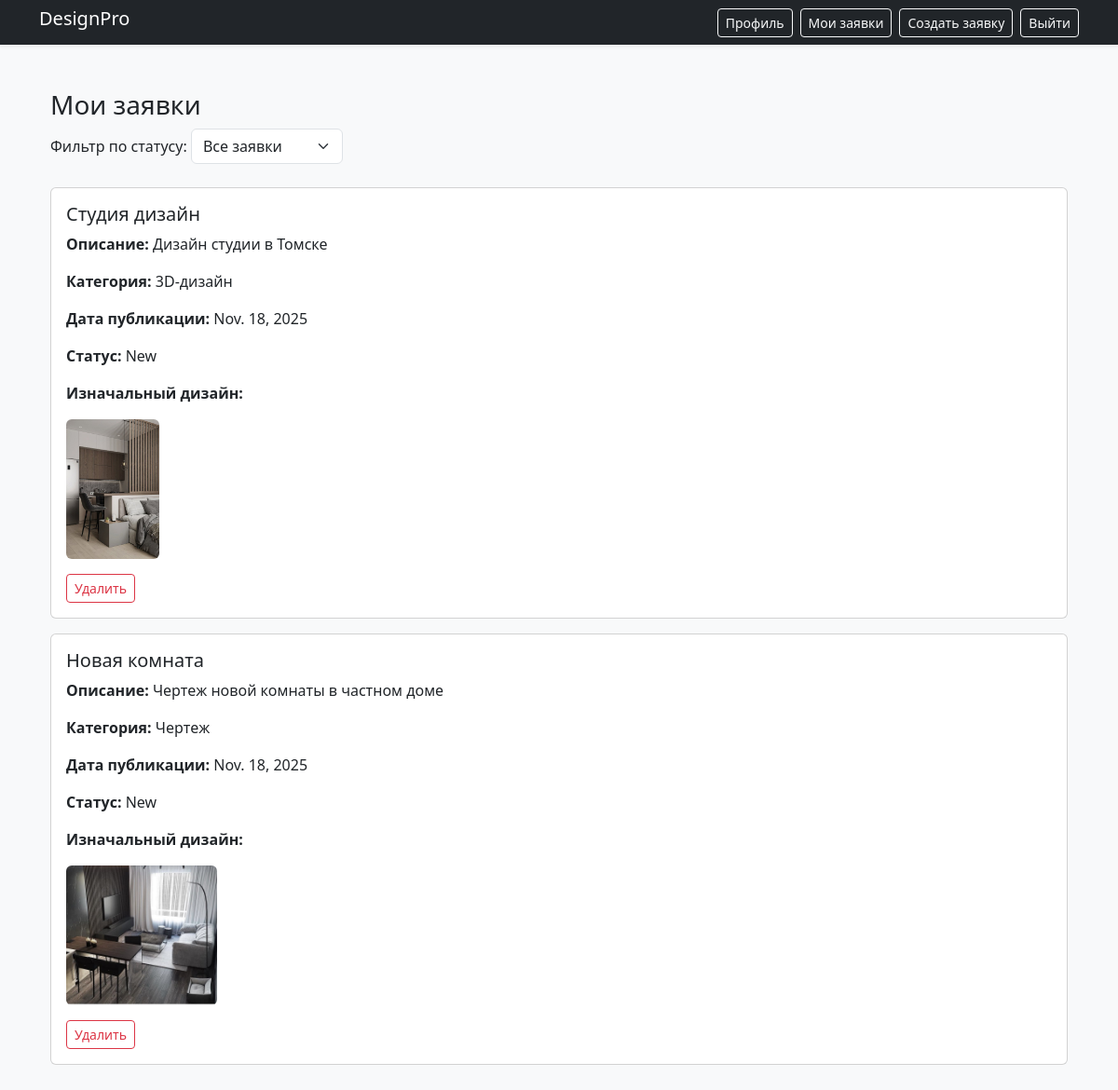
Page /catalog/request/ (signed in) on the committed database.
### catalog/models.py (models this page shows, shortened)
class Request(models.Model):
    title = models.CharField(max_length=200)
    description = models.CharField(max_length=1000)
    category = models.ForeignKey(Category, on_delete=models.CASCADE)
    status = models.ForeignKey(Status, on_delete=models.CASCADE)
    image = models.ImageField(upload_to='designs/', blank=False, null=False, verbose_name='Изначальный дизайн')
    completed_image = models.ImageField(upload_to='completed/', blank=True, null=True, verbose_name='Выполненный дизайн')
    user = models.ForeignKey(AdvUser, on_delete=models.CASCADE)
    pub_date = models.DateField('date published', default=timezone.now)
    worker_comment = models.CharField(max_length=200, null=True, blank=True, verbose_name="Комментарий дизайнеров")

class Category(models.Model):
    name = models.CharField(max_length=200)
    def __str__(self):
        return self.name

class Status(models.Model):
    name = models.CharField(max_length=200)
    def __str__(self):
        return self.name

### catalog/views.py (the view)
# urls.py: path('request/', views.user_requests_view, name='user_requests'),
@login_required
def user_requests_view(request):
    request_user_list = Request.objects.filter(user=request.user)
    status_filter = request.GET.get('status', 'all')
    if status_filter == 'new':
        filtered_requests = request_user_list.filter(status__name="New")
    elif status_filter == 'in_work':
        filtered_requests = request_user_list.filter(status__name="In_work")
    elif status_filter == 'done':
        filtered_requests = request_user_list.filter(status__name="Done")
    else:
        filtered_requests = request_user_list
    return render(request, 'catalog/user_requests.html', {
        'filtered_requests': filtered_requests,
        'current_filter': status_filter,
    })

### catalog/templates/catalog/user_requests.html (shortened to what this page needs)
{% extends 'catalog/base_template.html' %}
{% block content %}
<div class="container mt-4">
    <h3>Мои заявки</h3>
    <div class="mb-4">
        <form method="get" action="{% url 'user_requests' %}">
            <label for="status" class="form-label">Фильтр по статусу:</label>
            <select name="status" id="status" class="form-select d-inline-block w-auto" onchange="this.form.submit()">
                <option value="all" {% if current_filter == 'all' %}selected{% endif %}>Все заявки</option>
            </select>
        </form>
    </div>
    {% if filtered_requests %}
        {% for request in filtered_requests %}
            <div class="card mb-3">
                <div class="card-body">
                    <h5 class="card-title">{{ request.title }}</h5>
                    <p class="card-text"><strong>Описание:</strong> {{ request.description }}</p>
                    <p class="card-text"><strong>Категория:</strong> {{ request.category }}</p>
                    <p class="card-text"><strong>Дата публикации:</strong> {{ request.pub_date }}</p>
                    <p class="card-text"><strong>Статус:</strong> {{ request.status }}</p>
                    {% if request.image %}
                        <p class="card-text"><strong>Изначальный дизайн:</strong></p>
                        <img src="{{ request.image.url }}" class="img-fluid rounded" alt="Изображение дизайна" style="max-height: 150px;">
                    {% endif %}
                    {% if request.status.name == "New" %}
                        <div class="mt-3">
                            <a href="{% url 'delete' request.pk %}"
                               class="btn btn-sm btn-outline-danger"
                               onclick="return confirm('Вы уверены, что хотите удалить эту заявку?')">
                                Удалить
                            </a>
                        </div>
                    {% endif %}
                </div>
            </div>
        {% endfor %}
    {% else %}
        <div class="alert alert-light">
            <p class="mb-0">Заявок с выбранным статусом нет</p>
        </div>
    {% endif %}
</div>
{% endblock %}

### rows in the picture
Request: title "Студия дизайн", description "Дизайн студии в Томске", category "3D-дизайн", pub_date "Nov. 18, 2025", status "New", image (picture), shows "Удалить"
Request: title "Новая комната", description "Чертеж новой комнаты в частном доме", category "Чертеж", pub_date "Nov. 18, 2025", status "New", image (picture), shows "Удалить"
